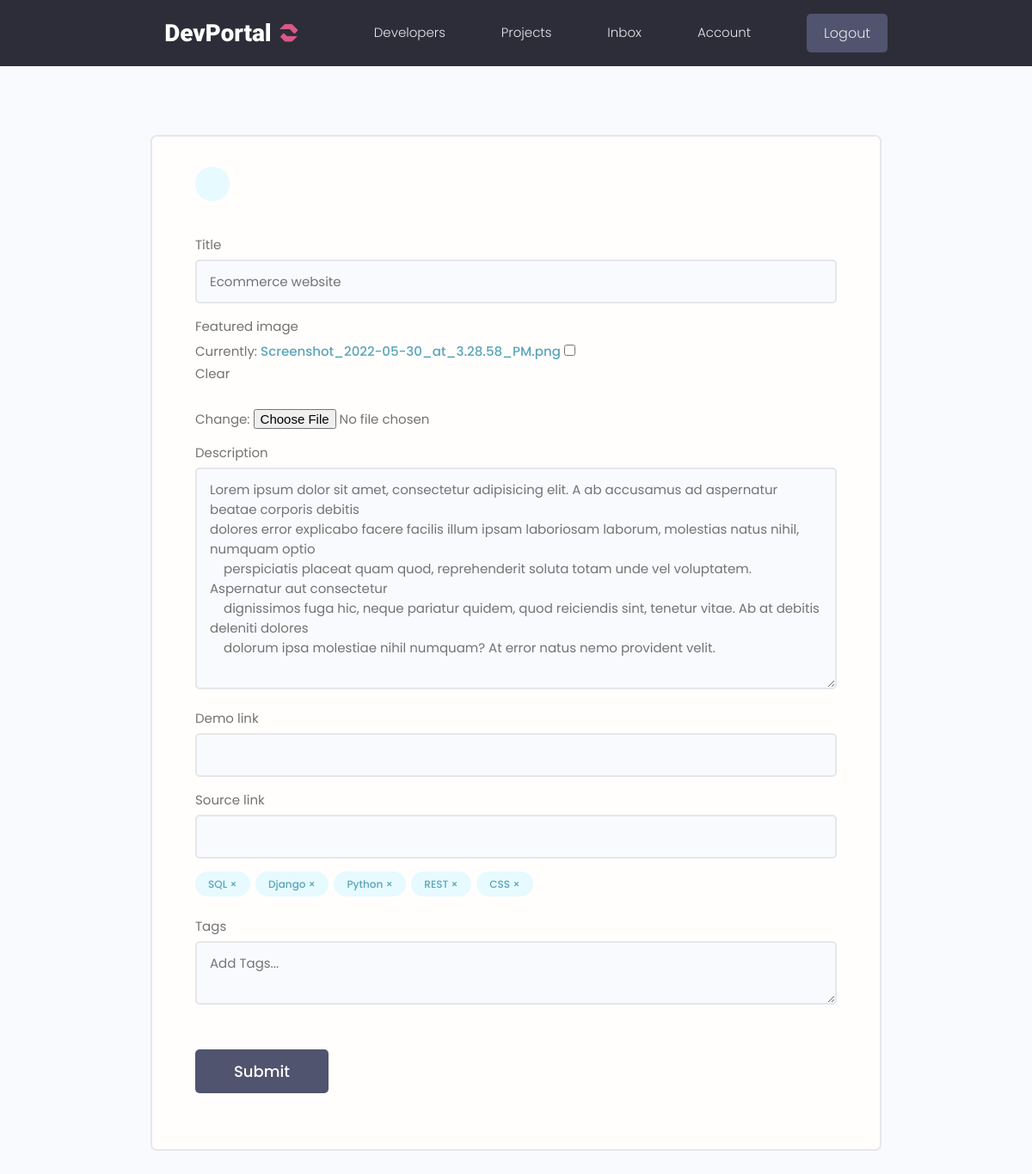
Screenshot of /projects/update_project/5fce3176-7bd3-4cfe-a998-b02bbd9cbe72/ (signed in) with the database file from the repository.
### projects/models.py (models this page shows, shortened)
class Project(models.Model):
    owner = models.ForeignKey(Profile, null=True, blank=True, on_delete=models.CASCADE)
    title = models.CharField(max_length=200)
    description = models.TextField(null=True, blank=True)
    featured_image = models.ImageField(null=True, blank=True, default="default.jpg")
    demo_link = models.CharField(max_length=2000, null=True, blank=True)
    source_link = models.CharField(max_length=2000, null=True, blank=True)
    tags = models.ManyToManyField("Tag", blank=True)
    vote_total = models.IntegerField(default=0, null=True, blank=True)
    vote_ratio = models.IntegerField(default=0, null=True, blank=True)
    created = models.DateTimeField(auto_now_add=True)
    id = models.UUIDField(default=uuid.uuid4, unique=True, primary_key=True, editable=False)
    class Meta:
        ordering = ["-vote_ratio", "-vote_total", "title"]

class Tag(models.Model):
    name = models.CharField(max_length=200)
    created = models.DateTimeField(auto_now_add=True)
    id = models.UUIDField(default=uuid.uuid4, unique=True, primary_key=True, editable=False)

### projects/views.py (the view, shortened to what this page needs)
# urls.py: path("update_project/<str:pk>/", views.update_project, name="update_project"),
@login_required(login_url="login")
def update_project(request, pk):
    profile = request.user.profile
    project = profile.project_set.get(id=pk)
    form = ProjectForm(instance=project)
    contex = {"form": form, "project": project}
    return render(request, "projects/project-form.html", contex)

### projects/forms.py
class ProjectForm(ModelForm):
    class Meta:
        model = Project
        fields = ["title", "featured_image", "description", "demo_link", "source_link"]
        widgets = {
            "tags": forms.CheckboxSelectMultiple(),
        }
    def __init__(self, *args, **kwargs):
        super(ProjectForm, self).__init__(*args, **kwargs)
        for name, field in self.fields.items():
            field.widget.attrs.update({"class": "input"})

### projects/templates/projects/project-form.html (shortened to what this page needs)
{% extends "main.html" %}
{%block content%}
<main class="formPage my-xl">
    <div class="content-box">
        <div class="formWrapper">
            <a class="backButton" href="{% url 'account' %}"></a>
            <br>
            <form class="form" method="POST" enctype="multipart/form-data">
                {% for field in form %}
                <div class="form__field">
                    <label for="formInput#text">{{field.label}}</label>
                    {{ field }}
                </div>
                {% endfor %}
                <div class="form__field">
                    {% for tag in project.tags.all %}
                    <div class="project-tag tag tag--pill tag--main" data-tag="{{tag.id}}"
                        data-project="{{project.id}}">{{tag.name}} &#215;
                    </div>
                    {% endfor %}
                </div>
                <div class="form__field">
                    <label for="formInput#text">Tags</label>
                    <textarea class="input" name="newtags" placeholder="Add Tags..."></textarea>
                </div>
                <input class="btn btn--sub btn--lg  my-md" type="submit" value="Submit" />
            </form>
        </div>
    </div>
</main>
{%endblock%}

### static/styles/app.css (style rules this page uses)
:root { --color-sub: #2d2d39; }
.btn--sub { background-color: var(--color-sub-light); }
.content-box { width: 95%; max-width: 85rem; margin: 0 auto; }
.backButton { background: var(--color-main-light); color: var(--color-main); width: 4rem; height: 4rem; display: flex; align-items: center; justify-content: center; border-radius: 50%; }
.formPage .formWrapper { list-style: none; background: var(--color-white); padding: 3.5rem 5rem; border: 2px solid var(--color-light); border-radius: 0.7rem; }

### static/uikit/styles/modules/_variables.css (style rules this page uses)
:root { --color-main: #5aa5b9; --color-main-light: #e6faff; --color-sub: #3f4156; --color-sub-light: #51546e; --color-sub-lighter: #ededfd; --color-text: #737373; --color-gray: #8b8b8b; --color-light: #e5e7eb; --color-light-gray: #767676; --color-bg: #f8fafd; --color-white: #fffefd; --color-white-light: #f3f3f3; --color-success: #359e64; --color-success-bg: #def8e8; --color-error: #fc4b0b; --color-error-bg: #fff2ee; --font-base: 'Poppins', arial, helvetica, 'Segoe UI', roboto, ubuntu, sans-serif; --font-monospace: 'Fira Code', 'Courier New', courier, monospace; --font-regular: 300; --font-medium: 500; --font-bold: 700; --generic-shadow: 1px 1px 5px #00000010; --generic-transition: all 0.3s ease-in-out; }

### static/uikit/styles/modules/_base.css (style rules this page uses)
* { margin: 0; padding: 0; box-sizing: border-box; text-rendering: optimizeLegibility; color: inherit; font-size: inherit; }
html { font-size: 50%; }
@media only screen and (min-width: 480px) { html { font-size: 56.25%; } }
@media only screen and (min-width: 1200px) { html { font-size: 62.5%; } }
body { line-height: 1.6; font-weight: 400; font-size: 1.5rem; color: var(--color-text); background-color: var(--color-bg); min-height: 100vh; }

### static/uikit/styles/modules/_typography.css (style rules this page uses)
* { font-family: var(--font-base); }
a { padding-bottom: 2px; text-decoration: none; display: inline-block; color: var(--color-main); font-weight: var(--font-medium); }

### static/uikit/styles/modules/_utilities.css (style rules this page uses)
.my-md { margin: 3rem auto; }
.my-xl { margin: 8rem auto; }

### static/uikit/styles/modules/_button.css (style rules this page uses)
.btn { display: inline-block; position: relative; cursor: pointer; background-color: var(--color-light); font-weight: var(--font-medium); color: var(--color-sub); text-decoration: none; padding: 1rem 2rem; border-radius: 0.5rem; border: none; width: -webkit-fit-content; width: -moz-fit-content; width: fit-content; height: -webkit-fit-content; height: -moz-fit-content; height: fit-content; font-size: 1.6rem; outline-width: 0; outline-color: transparent; -webkit-backface-visibility: hidden; backface-visibility: hidden; transition: all 0.3s ease-in-out; }
.btn--sub { background-color: var(--color-sub); color: var(--color-white); }
.btn--lg { font-size: 1.8rem; padding: 1.2rem 4.5rem; }

### static/uikit/styles/modules/_form.css (style rules this page uses)
.form { display: block; }
.form__field { margin-top: 1.5rem; margin-bottom: 1.5rem; }
.form__label, .form__field > label { display: block; margin-bottom: 0.5rem; color: var(--color-text); }
input.input[type='text'], input.input[type='email'], input.input[type='password'], input.input[type='number'], textarea.input { min-width: 24rem; width: 100%; padding: 1.2rem 1.5rem; border-radius: 0.5rem; border: 2px solid var(--color-light); transition: all 0.3s ease-in-out; background-color: var(--color-bg); }

### static/uikit/styles/modules/_tag.css (style rules this page uses)
.tag { display: inline-flex; align-items: center; background-color: var(--color-sub); height: -webkit-fit-content; height: -moz-fit-content; height: fit-content; width: -webkit-fit-content; width: -moz-fit-content; width: fit-content; border-radius: 0.5rem; padding: 0.5rem 1.5rem; font-size: 1.2rem; cursor: pointer; }
.tag:not(:last-child) { margin-right: 0.25rem; margin-bottom: 0.75rem; }
.tag--pill { border-radius: 5rem; }
.tag--main, .tag--main > small { background: var(--color-main-light); color: var(--color-main); font-weight: 500; }

### rows the page displays
Project: form "Ecommerce website" "Lorem ipsum dolor sit amet, consectetur adipisicing elit. A ab accusamus ad aspernatur beatae corporis debitis dolores error explicabo facere facilis illum ipsam laboriosam laborum, molestias natus nihil, numquam optio perspiciatis placeat quam quod, reprehenderit soluta totam unde vel voluptatem. Aspernatur aut consectetur dignissimos fuga hic, neque pariatur quidem, quod reiciendis sint, tenetur vitae. Ab at debitis deleniti dolores dolorum ipsa molestiae nihil numquam? At error natus nemo provident velit."
Tag: name "SQL"
Tag: name "Django"
Tag: name "Python"
Tag: name "REST"
Tag: name "CSS"

### other values shown
{{ field.label }} "Title" "Featured image" "Description" "Demo link" "Source link"
